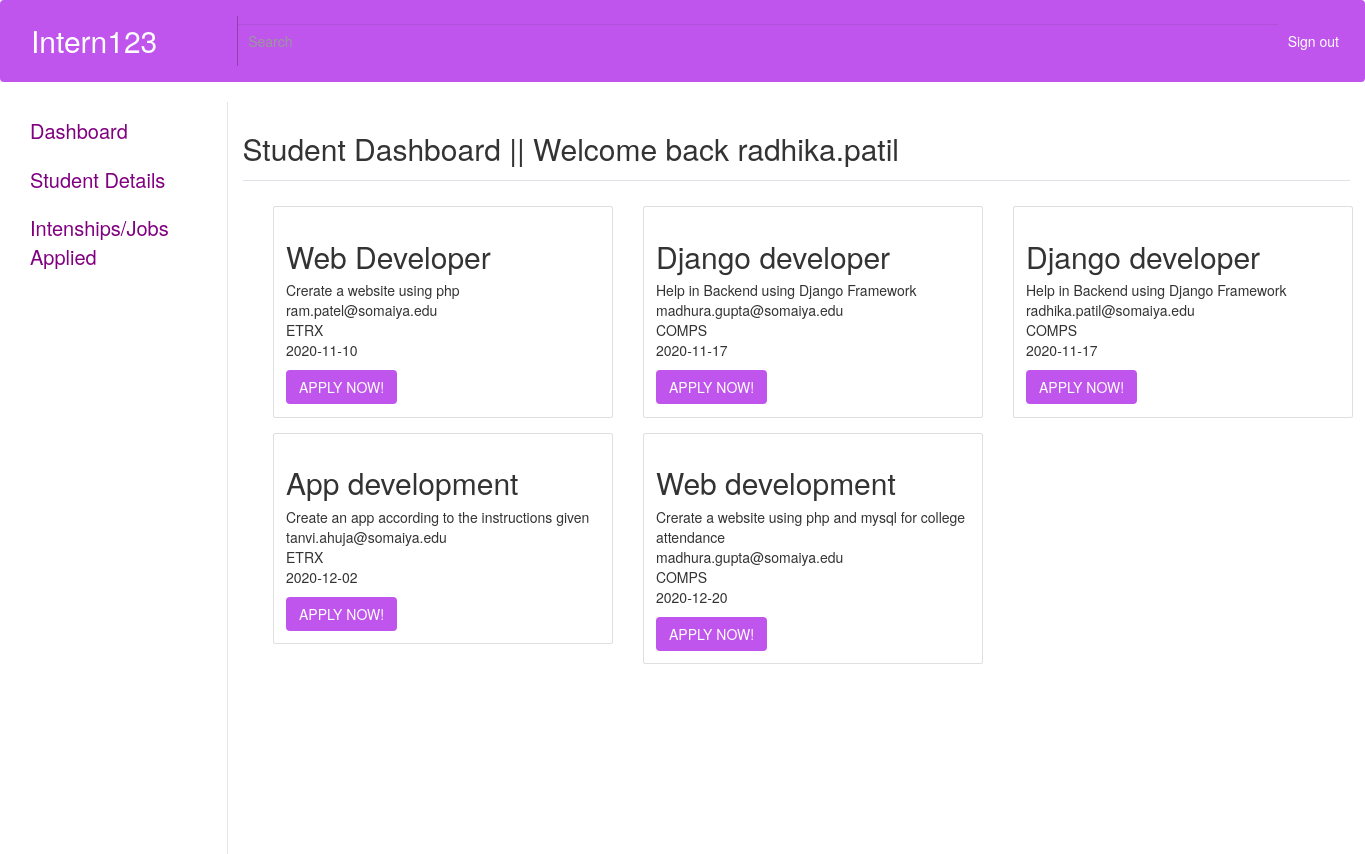
/student/studentdashboard.php (signed in), run on the app's committed database.
### tables this page shows
CREATE TABLE `all_internships` (
  `id` int(255) NOT NULL,
  `email_id` text NOT NULL,
  `internship_title` text NOT NULL,
  `des` text NOT NULL,
  `branch` text NOT NULL,
  `apply_date` date NOT NULL
);

### student/studentdashboard.php (the view, shortened to what this page needs)
<?php include('include/header.php');   ?>
<?php include('include/sidebar.php');   ?>
        <main role="main" class="col-md-9 ml-sm-auto col-lg-10 pt-3 px-4">
          <div class="d-flex justify-content-between flex-wrap flex-md-nowrap align-items-center pb-2 mb-3 border-bottom">
            <h1 class="h2">Student Dashboard || Welcome back <?php echo $_SESSION["username"]?></h1>
          </div>
        <div class="container">
         <div clas="row mt-4">
          <?php
            $user = $_SESSION['username'];
            include("config.php");
            $query2 = mysqli_query($conn, "select email from signin_data where username = '$user'");
            $email = mysqli_fetch_array($query2);
            $em = $email['email'];
            $query = mysqli_query($conn, "select * from all_internships");
              while($row = mysqli_fetch_assoc($query)){
                $int_id = $row['id'];
                $query3 = mysqli_query($conn,"SELECT status FROM internship_apply WHERE applicant_email = '$em' AND int_id='$int_id'");
                $st = mysqli_fetch_array($query3);
                $status = $st['status'];
                if($status != 'Accept'){
          ?>
              <div class="col-md-4 mt-4">
                <div class="card">
                  <div class="card-body">
                    <h2 class="card-title"><?php  echo $row['internship_title'];  ?></h2>
                    <p class="card-text">
                      <td><?php  echo $row['des'];  echo "<br>";?></td>
                      <?php  echo $row['email_id'];  echo "<br>";?>
                      <td><?php  echo $row['branch'];  echo "<br>";?></td>
                      <td><?php  echo $row['apply_date'];  ?></td>
                    </p>
                    <a onClick="return confirm('Please confirm application');" href="job_single.php?id=<?php echo $row['id']; ?>" class="btn" style="background-color:#bf55ec; color:white;">APPLY NOW!</a>
                  </div>
                </div>
              </div>
            <?php
              }
            }
            ?>
            </div>
</div>
          </main>
  </body>
</html>

### admin/css/dashboard.css (style rules this page uses)
body { font-size: 0.875rem; }
.border-bottom { border-bottom: 1px solid #e5e5e5; }

### data on the page
all_internships: internship_title "Web Developer", des "Crerate a website using php", email "ram.patel@somaiya.edu", branch "ETRX", apply_date "2020-11-10"
all_internships: internship_title "Django developer", des "Help in Backend using Django Framework", email "madhura.gupta@somaiya.edu", branch "COMPS", apply_date "2020-11-17"
all_internships: internship_title "Django developer", des "Help in Backend using Django Framework", email "radhika.patil@somaiya.edu", branch "COMPS", apply_date "2020-11-17"
all_internships: internship_title "App development", des "Create an app according to the instructions given", email "tanvi.ahuja@somaiya.edu", branch "ETRX", apply_date "2020-12-02"
all_internships: internship_title "Web development", des "Crerate a website using php and mysql for college attendance", email "madhura.gupta@somaiya.edu", branch "COMPS", apply_date "2020-12-20"

### other printed values
$_SESSION["username"] "radhika.patil"
